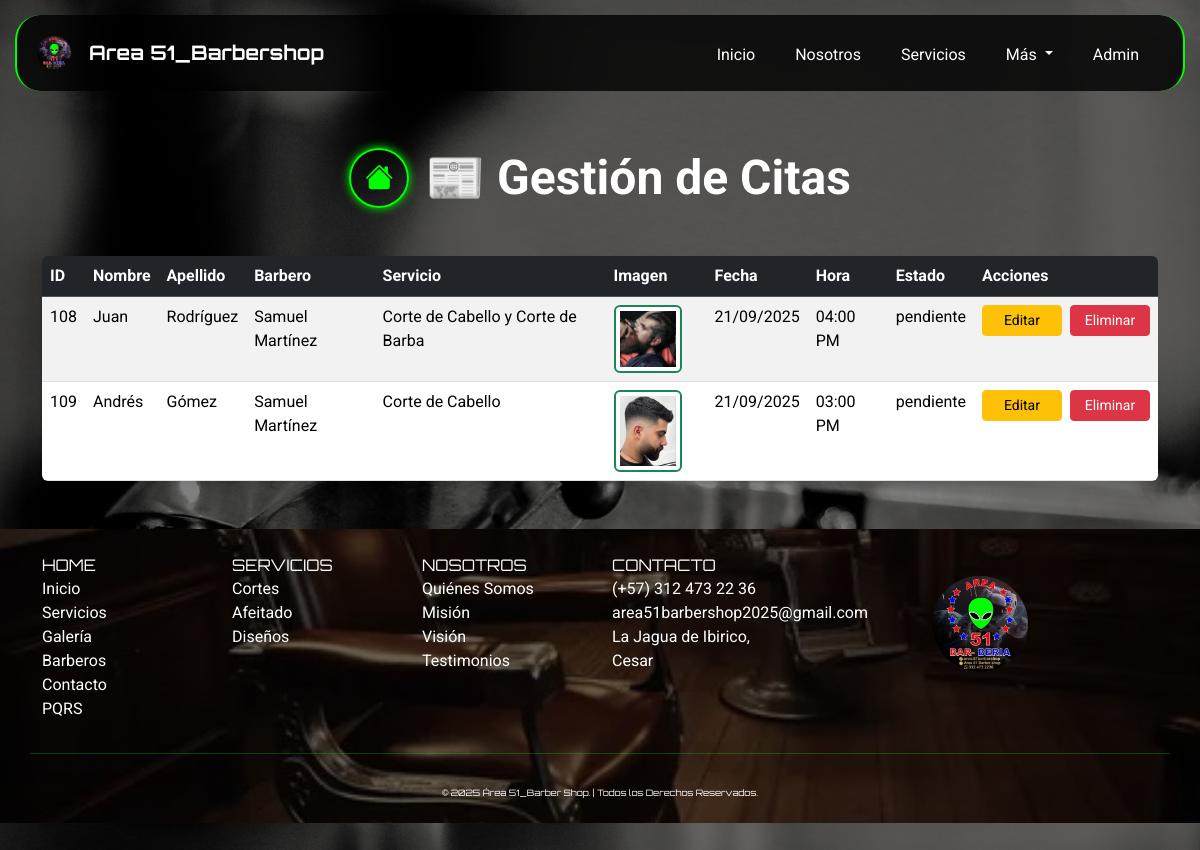
Page /index.php?page=citas (signed in) on the committed database.
### tables this page shows
CREATE TABLE `citas` (
  `id_cita` int(11) NOT NULL,
  `id_cliente` int(11) NOT NULL,
  `id_barbero` int(11) NOT NULL,
  `id_servicio` int(11) NOT NULL,
  `img_servicio` varchar(255) DEFAULT NULL,
  `fecha_cita` date NOT NULL,
  `hora_cita` time NOT NULL,
  `estado` enum('pendiente','confirmada','cancelada','realizada') DEFAULT 'pendiente',
  `fecha_creacion` timestamp NOT NULL DEFAULT current_timestamp()
);

CREATE TABLE `clientes` (
  `id_cliente` int(11) NOT NULL,
  `nombre` varchar(100) NOT NULL,
  `apellido` varchar(100) NOT NULL,
  `telefono` varchar(20) DEFAULT NULL,
  `correo` varchar(150) DEFAULT NULL,
  `fecha_registro` timestamp NOT NULL DEFAULT current_timestamp()
);

CREATE TABLE `barberos` (
  `id_barbero` int(11) NOT NULL,
  `img_barberos` varchar(255) DEFAULT NULL,
  `nombre` varchar(100) NOT NULL,
  `especialidad` varchar(500) NOT NULL,
  `telefono` varchar(20) DEFAULT NULL,
  `email` varchar(100) DEFAULT NULL,
  `fecha_contratacion` date DEFAULT NULL
);

CREATE TABLE `servicios` (
  `id_servicio` int(11) NOT NULL,
  `img_servicio` varchar(255) DEFAULT NULL,
  `nombre` varchar(100) NOT NULL,
  `descripcion` text DEFAULT NULL,
  `precio` decimal(10,2) DEFAULT NULL,
  `observacion` varchar(255) DEFAULT NULL
);

### app/controllers/CitasController.php (called while the page is built, shortened)
<?php
require_once __DIR__ . '/../models/Cita.php';
class CitasController {
    private $citas;
    public function __construct($db) {
        $this->citas = new Citas($db);
    }
    public function listarCitas() {
        return $this->citas->listar();
    }
}

### app/models/Cita.php (called while the page is built, shortened)
<?php
class Citas {
    private $db;
    public function __construct($db) {
        $this->db = $db;
    }
    public function listar() {
        $stmt = $this->db->prepare("
            SELECT
                c.id_cita,
                cli.nombre AS nombre_cliente,
                cli.apellido AS apellido_cliente,
                b.nombre AS barbero,
                s.nombre AS servicio,
                s.img_servicio AS servicio_imagen,
                c.fecha_cita,
                c.hora_cita,
                c.estado
            FROM citas c
            LEFT JOIN clientes cli ON c.id_cliente = cli.id_cliente
            LEFT JOIN barberos b ON c.id_barbero = b.id_barbero
            LEFT JOIN servicios s ON c.id_servicio = s.id_servicio
            ORDER BY c.fecha_cita DESC, c.hora_cita DESC
        ");
        $stmt->execute();
        return $stmt->fetchAll(PDO::FETCH_ASSOC);
    }
}

### app/views/citas/citas.php (the view, shortened to what this page needs)
<?php
require_once __DIR__ . '/../../controllers/CitasController.php';
$citasController = new CitasController($db);
$citas = $citasController->listarCitas();
?>
<body>
    <div class="container py-5" style="margin-top:100px;">
        <div class="d-flex flex-column flex-md-row align-items-center justify-content-center gap-3 mb-5 text-center text-md-start">
            <a href="index.php?page=panel" class="btn btn-neon d-flex justify-content-center align-items-center rounded-circle mb-3 mb-md-0" style="width: 60px; height: 60px;">
                <i class="bi bi-house-fill fs-3"></i>
            </a>
            <h1 class="fw-bold display-5 text-white mb-0">📰 Gestión de Citas</h1>
        </div>
        <div class="table-wrapper rounded shadow-sm" style="max-height:500px; overflow-y:auto;">
            <table class="table table-striped table-hover mb-0">
                <thead class="table-dark">
                    <tr style="position: sticky; top: 0; z-index: 1;">
                        <th>ID</th>
                        <th>Nombre</th>
                        <th>Apellido</th>
                        <th>Barbero</th>
                        <th>Servicio</th>
                        <th>Imagen</th>
                        <th>Fecha</th>
                        <th>Hora</th>
                        <th>Estado</th>
                        <th>Acciones</th>
                    </tr>
                </thead>
                <tbody>
                    <?php if(is_array($citas) && count($citas) > 0): ?>
                        <?php foreach($citas as $c): ?>
                            <tr>
                                <td><?= $c['id_cita'] ?></td>
                                <td><?= htmlspecialchars($c['nombre_cliente']) ?></td>
                                <td><?= htmlspecialchars($c['apellido_cliente']) ?></td>
                                <td><?= htmlspecialchars($c['barbero']) ?></td>
                                <td><?= htmlspecialchars($c['servicio']) ?></td>
                                <td>
                                    <?php if(!empty($c['servicio_imagen'])): ?>
                                        <img src="app/uploads/servicios/<?= htmlspecialchars($c['servicio_imagen']) ?>"
                                            alt="<?= htmlspecialchars($c['servicio']) ?>"
                                            class="img-thumbnail border-success"
                                            style="max-width: 90px; max-height: 90px; border: 2px solid #28a745;">
                                    <?php else: ?>
                                        <span class="text-muted">Sin imagen</span>
                                    <?php endif; ?>
                                </td>
                                <td><?= htmlspecialchars(date('d/m/Y', strtotime($c['fecha_cita']))) ?></td>
                                <td><?= htmlspecialchars(date('h:i A', strtotime($c['hora_cita']))) ?></td>
                                <td><?= htmlspecialchars($c['estado']) ?></td>
                                <td>
                                    <div class="d-flex gap-2">
                                        <a href="index.php?page=editar_cita&id=<?= $c['id_cita'] ?>" class="btn btn-warning btn-sm" style="width:80px;">Editar</a>
                                        <a href="index.php?page=eliminar_cita&id=<?= $c['id_cita'] ?>" class="btn btn-danger btn-sm" onclick="return confirm('¿Cancelar esta cita?')" style="width:80px;">Eliminar</a>
                                    </div>
                                </td>
                            </tr>
                        <?php endforeach; ?>
                    <?php else: ?>
                        <tr>
                            <td colspan="10" class="text-center">No hay citas registradas</td>
                        </tr>
                    <?php endif; ?>
                </tbody>
            </table>
        </div>
    </div>
<main>

### public/css/style.css (style rules this page uses)
body { background-image: url(../img/fondo_body.jpg); min-height: 100vh; background-size: cover; background-position: center; background-repeat: no-repeat; background-attachment: fixed; position: relative; font-family: 'Roboto', sans-serif; background-color: #000; color: #fff; margin: 0; padding: 0; width: 100%; align-items: center; justify-content: center; }
body::before { content: ''; position: fixed; top: 0; left: 0; width: 100%; height: 100%; background-color: rgba(0, 0, 0, 0.5); z-index: -1; }
html { scroll-behavior: smooth; width: 100%; }
.btn-neon { color: #00ff00; border: 2px solid #00ff00; background-color: transparent; box-shadow: 0 0 10px #00ff00; transition: all 0.3s ease; }
img { height: 80%; width: 80%; transition: transform 0.3s ease; }

### rows in the picture
citas: id_cita "108", id_cliente.nombre "Juan", id_cliente.apellido "Rodríguez", id_barbero.nombre "Samuel Martínez", id_servicio.nombre "Corte de Cabello y Corte de Barba", id_servicio.img_servicio (picture), fecha_cita "21/09/2025", hora_cita "04:00 PM", estado "pendiente"
citas: id_cita "109", id_cliente.nombre "Andrés", id_cliente.apellido "Gómez", id_barbero.nombre "Samuel Martínez", id_servicio.nombre "Corte de Cabello", id_servicio.img_servicio (picture), fecha_cita "21/09/2025", hora_cita "03:00 PM", estado "pendiente"
